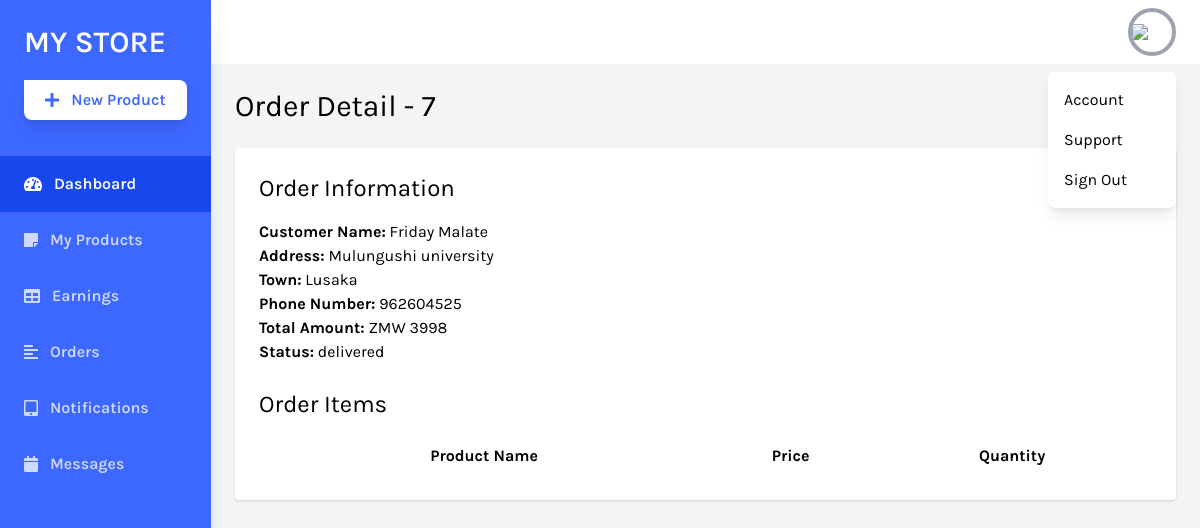
The page /mystore/mystore_order_detail/7 (signed in) on the database its author committed.
### store/models.py (models this page shows, shortened)
class Order(models.Model):
    PENDING = 'pending'
    PROCESSED = 'in-transit'
    DELIVERED = 'delivered'
    STATUS_CHOICES = (
        (PENDING, 'Pending'),
        (PROCESSED, 'in-transit'),
        (DELIVERED, 'Delivered'),
    )
    first_name = models.CharField(max_length=255)
    last_name = models.CharField(max_length=255)
    address = models.CharField(max_length=255)
    town = models.CharField(max_length=255)
    phone_number = models.IntegerField()
    paid_amount = models.IntegerField(blank=True, null=True)
    is_paid = models.BooleanField(default=False)
    merchant_id = models.CharField(max_length=255)
    created_by = models.ForeignKey(User, related_name='orders', on_delete=models.SET_NULL, null=True)
    created_at = models.DateTimeField(auto_now_add=True)
    status = models.CharField(max_length=50, choices=STATUS_CHOICES, default=PENDING)

### userprofile/views.py (the view)
# urls.py: path('mystore/mystore_order_detail/<int:pk>',views.mystore_order_detail,name="mystore-order-detail"),
@login_required
def mystore_order_detail(request, pk):
    order = get_object_or_404(Order,pk=pk)
    return render(request, 'userprofile/mystore_order_detail.html',{'order':order,})

### store/context_processors.py (called while the page is built)
def cart(request):
    return {'cart':Cart(request)}

### userprofile/templates/userprofile/mystore_order_detail.html (shortened to what this page needs)
{% extends "userprofile/dashboard/dashboard.html" %}
{% block content %}
<div class="container mx-auto p-6">
    <h1 class="text-3xl text-black mb-6">Order Detail - {{ order.id }}</h1>
    <div class="bg-white p-6 rounded shadow">
        <h2 class="text-2xl mb-4">Order Information</h2>
        <p><strong>Customer Name:</strong> {{ order.first_name }} {{ order.last_name }}</p>
        <p><strong>Address:</strong> {{ order.address }}</p>
        <p><strong>Town:</strong> {{ order.town }}</p>
        <p><strong>Phone Number:</strong> {{ order.phone_number }}</p>
        <p><strong>Total Amount:</strong> ZMW {{ order.paid_amount }}</p>
        <p><strong>Status:</strong> {{ order.status }}</p>
        <h2 class="text-2xl mt-6 mb-4">Order Items</h2>
        <table class="min-w-full bg-white">
            <thead>
                <tr>
                    <th class="py-2">Product Name</th>
                    <th class="py-2">Price</th>
                    <th class="py-2">Quantity</th>
                </tr>
            </thead>
        </table>
    </div>
</div>
{% endblock %}

### userprofile/templates/userprofile/dashboard/dashboard.html (style rules this page uses)
.font-family-karla { font-family: karla; }

### rows shown on the page
Order: id "7", first_name "Friday", last_name "Malate", address "Mulungushi university", town "Lusaka", phone_number "962604525", paid_amount "3998", status "delivered"
